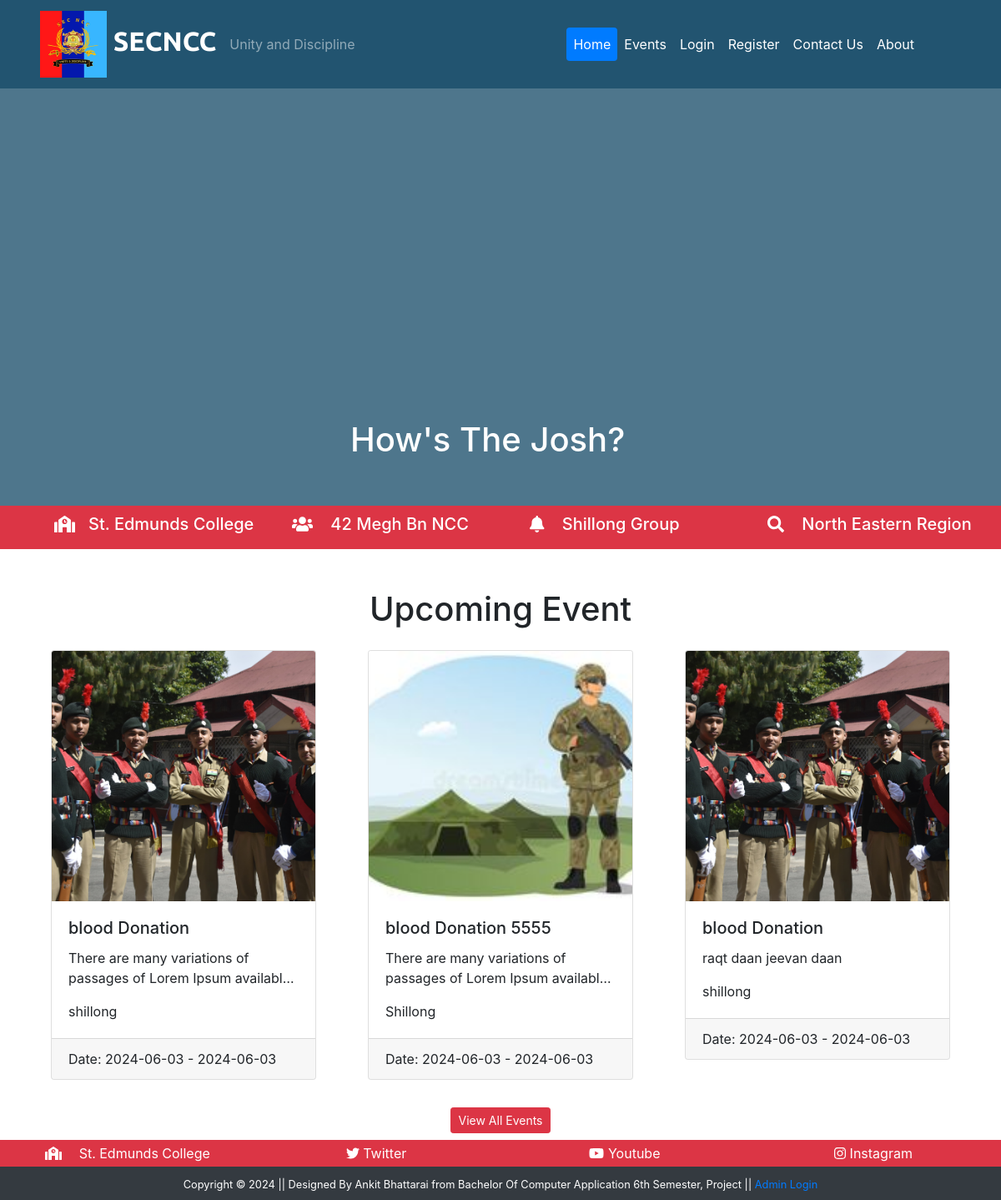
The page / on the database its author committed.
### tables this page shows
CREATE TABLE `event` (
  `id` int NOT NULL,
  `name` varchar(255) NOT NULL,
  `description` mediumtext NOT NULL,
  `location` varchar(255) NOT NULL,
  `start_date` date NOT NULL,
  `end_date` date NOT NULL,
  `image` varchar(255) NOT NULL,
  `created_at` timestamp NOT NULL DEFAULT CURRENT_TIMESTAMP,
  `updated_at` timestamp NOT NULL DEFAULT CURRENT_TIMESTAMP ON UPDATE CURRENT_TIMESTAMP
);

### index.php (the view, shortened to what this page needs)
<?php
include('./partials/header.php');
?>
<div class="container-fluid remove-vid-marg">
    <div class="vid-parent">
        <div class="vid-overlay"></div>
    </div>
    <div class="vid-content">
        <h1 class="my-content">How's The Josh?</h1>
    </div>
</div>
<div class="container-fluid bg-danger txt-banner">
    <div class="row bottom-banner">
        <div class="col-sm">
            <h5> <i class="fa fa-school mr-3"></i>St. Edmunds College</h5>
        </div>
        <div class="col-sm">
            <h5><i class="fas fa-users mr-3"></i> 42 Megh Bn NCC</h5>
        </div>
        <div class="col-sm">
            <h5><i class="fa fa-bell mr-3"></i> Shillong Group</h5>
        </div>
        <div class="col-sm">
            <h5><i class="fa fa-search mr-3"></i> North Eastern Region</h5>
        </div>
    </div>
</div>
<div class="container mt-5">
    <h1 class="text-center">Upcoming Event</h1>
    <div class="card-deck mt-4">
        <?php
        $sql = "SELECT * FROM event WHERE start_date >= CURDATE() ORDER BY start_date ASC LIMIT 3";
        $result = $conn->query($sql);
        if ($result->num_rows > 0) {
            while ($row = $result->fetch_assoc()) {
                $event_id = $row['id'];
                echo '
               <div class="col-sm-4 mb-4">
                  <a href="event_detail.php?id=' . $event_id . '" class="btn" style="text-align: left; padding:0px;"><div class="card">
                    <img src="/public/images/' . $row['image'] . '" class="card-img-top img-block" alt="' . $row['name'] . '" />
                    <div class="card-body">
                      <h5 class="card-title">' . $row['name'] . '</h5>
                      <p class="card-text description">' . substr($row['description'], 0, 100) . '</p>
                      <p class="card-text">' . $row['location'] . '</p>
                    </div>
                    <div class="card-footer">
                    <p class="card-text d-inline">Date: ' . $row['start_date'] . ' - ' . $row['end_date'] . '</p>
                    </div>
                  </div> </a>
                </div>
            ';
            }
        }
        ?>
    </div>
    <div class="text-center m-2">
        <a class="btn btn-danger btn-sm" href="events.php">View All Events</a>
    </div>
</div>
<div class="container-fluid bg-danger">
    <div class="row text-white text-center p-1">
        <div class="col-sm">
            <a class="text-white social-hover" href="https://sec.edu.in/"><i class="fa fa-school mr-3"></i> St. Edmunds College</a>
        </div>
        <div class="col-sm">
            <a class="text-white social-hover" href="https://sec.edu.in/"><i class="fab fa-twitter"></i> Twitter</a>
        </div>
        <div class="col-sm">
            <a class="text-white social-hover" href="https://www.youtube.com/@secncc5003"><i class="fab fa-youtube"></i> Youtube</a>
        </div>
        <div class="col-sm">
            <a class="text-white social-hover" href="https://www.instagram.com/sec.ncc.official/"><i class="fab fa-instagram"></i> Instagram</a>
        </div>
    </div>
</div>
<?php
include('./partials/footer.php');
?>

### partials/header.php (shortened to what this page needs)
<!DOCTYPE html>
<html lang="en">
<head>
    <link rel="stylesheet" type="text/css" href="<?php $_SERVER['DOCUMENT_ROOT']; ?>/public/assets/css/bootstrap.min.css">
    <link rel="stylesheet" type="text/css" href="<?php $_SERVER['DOCUMENT_ROOT']; ?>/public/assets/css/all.min.css">
    <link rel="stylesheet" type="text/css" href="<?php $_SERVER['DOCUMENT_ROOT']; ?>/public/assets/css/owl.min.css">
    <link rel="stylesheet" type="text/css" href="<?php $_SERVER['DOCUMENT_ROOT']; ?>/public/assets/css/owl.theme.min.css">
    <link rel="stylesheet" type="text/css" href="<?php $_SERVER['DOCUMENT_ROOT']; ?>/public/assets/css/testyslider.css">
    <link rel="stylesheet" type="text/css" href="<?php $_SERVER['DOCUMENT_ROOT']; ?>/public/assets/css/style.css" />
</head>
<body>
    <nav class="navbar navbar-front navbar-expand-sm navbar-dark pl-5 fixed-top">
        <a href="index.php" class="navbar-brand">
            <img src="public/images/logo.jpg" class="logo" alt="SECNCC logo">
            SECNCC</a>
        <span class="navbar-text">Unity and Discipline</span>
        <div class="collapse navbar-collapse" id="myMenu">
            <ul class="navbar-nav custom-nav ml-auto nav nav-pills">
                <li class="nav-item custom-nav-item"><a href="index.php" class="nav-link <?php echo basename($_SERVER['PHP_SELF']) == 'index.php' ? 'active' : ''; ?>">Home</a>
                </li>
                <li class="nav-item custom-nav-item"><a href="events.php" class="nav-link <?php echo basename($_SERVER['PHP_SELF']) == 'events.php' ? 'active' : ''; ?>">Events</a>
                </li>
                <?php
                if (
                    isset($_SESSION['is_admin_login']) && isset($_SESSION['adminLogEmail'])
                ) {
                    echo '<li class="nav-item custom-nav-item"><a href="admin/dashboard.php" class="nav-link"> Dashboard</a></li> <li class="nav-item custom-nav-item"><a href="logout.php" class="nav-link">Logout</a></li>';
                } else if (isset($_SESSION['is_login']) && isset($_SESSION['regimental_no'])) {
                    echo '<li class="nav-item custom-nav-item"><a href="cadet/profile.php" class="nav-link">Profile</a></li> <li class="nav-item custom-nav-item"><a href="logout.php" class="nav-link">Logout</a></li>';
                } else {
                    echo '<li class="nav-item custom-nav-item"><a href="#login" class="nav-link" data-toggle="modal" data-target="#cadetLogin">Login</a></li> <li class="nav-item custom-nav-item"><a href="#signup" class="nav-link" data-toggle="modal" data-target="#cadetRegistration">Register</a></li>';
                }
                ?>
                <?php if (!isset($_SESSION['is_admin_login'])) : ?>
                    <li class="nav-item custom-nav-item"><a href="contact.php" class="nav-link <?php echo basename($_SERVER['PHP_SELF']) == 'contact.php' ? 'active' : ''; ?>">Contact
                            Us</a></li>
                <?php endif; ?>
                <li class="nav-item custom-nav-item"><a href="about.php" class="nav-link">About</a></li>
            </ul>
        </div>
    </nav>

### partials/footer.php (shortened to what this page needs)
<footer class="container-fluid bg-dark text-center p-2">
    <small class="text-white">Copyright &copy; <?php echo date('Y'); ?> || Designed By Ankit Bhattarai from Bachelor Of Computer Application 6th Semester, Project || <?php
                                                                                                           if (isset($_SESSION['is_admin_login'])) {
                                                                                                               echo '<a href="admin/dashboard.php"> Admin Dashboard</a> <a href="logout.php">Logout</a>';
                                                                                                           } else {
                                                                                                               echo '<a href="#login" data-toggle="modal" data-target="#adminLoginModalCenter"> Admin Login</a>';
                                                                                                           }
                                                                                                           ?>
    </small>
</footer>
</body>
</html>

### public/assets/css/style.css (style rules this page uses)
.navbar-brand { font-family: 'Ubuntu', sans-serif; font-size: 2em; font-weight: bold; color: #fff; }
.logo { width: 80px; height: 80px; object-fit: covers; }
p.card-text.description { overflow: hidden; text-overflow: ellipsis; display: -webkit-box; -webkit-line-clamp: 2; -webkit-box-orient: vertical; }
.card-img-top.img-block { display: block; width: 100%; height: 300px; object-fit: cover; }
.custom-nav { margin-right: 5rem; }
.custom-nav .custom-nav-item a { color: #fff !important; }
.remove-vid-marg { margin: 0px; padding: 0px; }
.vid-parent { position: relative; }
.vid-overlay { position: absolute; top: 0; left: 0; height: 100%; width: 100%; background-color: #225470; z-index: 1; opacity: 0.8; }
.vid-content { color: #fff; position: absolute; top: 35%; left: 35%; z-index: 2; text-align: center; }
.bottom-banner { color: #fff; padding: 10px; }
.bottom-banner:first-child { padding-left: 50px; }

### rows shown on the page
event: image (picture), name "blood Donation", description "There are many variations of passages of Lorem Ipsum…", location "shillong", start_date "2024-06-03", end_date "2024-06-03"
event: image (picture), name "blood Donation 5555", description "There are many variations of passages of Lorem Ipsum…", location "Shillong", start_date "2024-06-03", end_date "2024-06-03"
event: image (picture), name "blood Donation", description "raqt daan jeevan daan", location "shillong", start_date "2024-06-03", end_date "2024-06-03"
